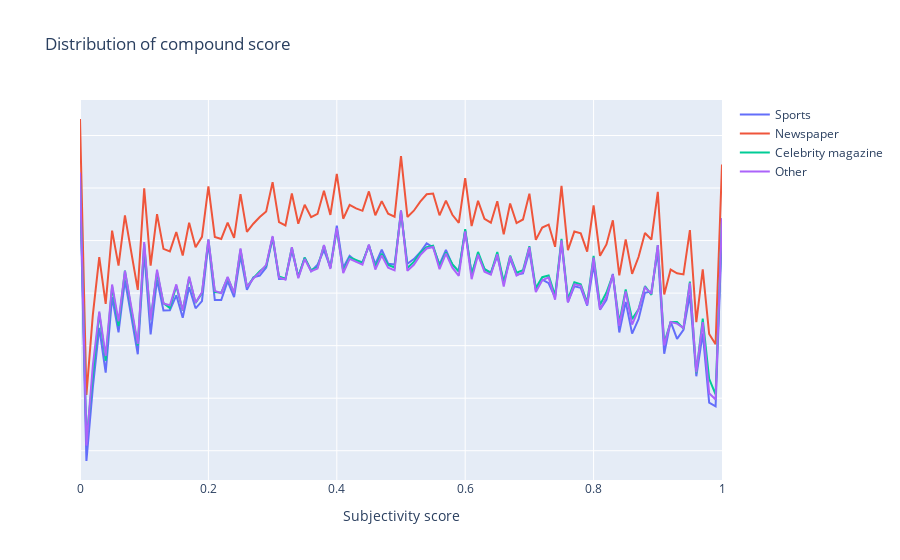

The code cell stored with this chart in its notebook:
### Code cell
fig = go.Figure()
text = []
for index, media in enumerate(categories):

    fig.update_layout(clickmode='event+select')
    

    
    fig.add_trace(go.Scatter(
                            x=array_dict_4[f'x_{media}'],
                            y=array_dict_4[f'y_{media}'] ,
                            #fill='tonexty',
                            name=f'{media}'))

# Modify the figure and the legend titles
fig.update_layout(
                title='Distribution of compound score',
                showlegend=True,
                xaxis=dict(title='Subjectivity score'),
                yaxis=dict(showticklabels=False) # that way you hide the y axis ticks labels
                )

fig.show()
fig.write_html("images/subj_distribution_categories_same_plot.html")
